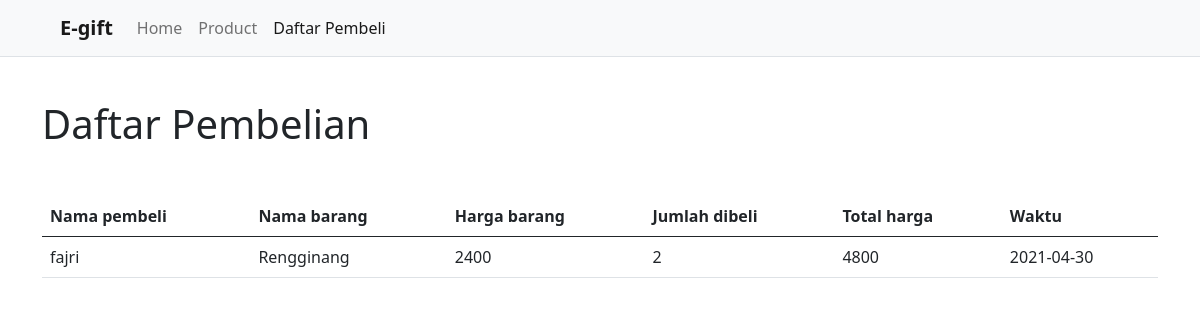
Screenshot of /daftar_pembeli.php with the database file from the repository.
### tables this page shows
CREATE TABLE `pembelian` (
  `id` int(11) NOT NULL,
  `nama_pembeli` varchar(100) NOT NULL,
  `alamat` text NOT NULL,
  `jumlah` int(11) NOT NULL,
  `id_barang` int(11) NOT NULL,
  `waktu` date NOT NULL
);

CREATE TABLE `data_barang` (
  `id` int(11) NOT NULL,
  `nama` varchar(100) NOT NULL,
  `harga` int(11) NOT NULL,
  `stok` int(11) NOT NULL,
  `gambar` text NOT NULL,
  `deskripsi` text NOT NULL
);

### daftar_pembeli.php (the view, shortened to what this page needs)
<?php
$servername = "localhost";
$username = "root";
$password = "";
$dbname = "e-gift";
$conn = mysqli_connect($servername, $username, $password, $dbname);
$sqlPembelian = "SELECT * FROM pembelian";
$resultPembelian = $conn->query($sqlPembelian);
?>
<!doctype html>
<html lang="en">
<head>
  <link href="bootstrap/css/bootstrap.min.css" rel="stylesheet">
</head>
<body>
<nav class="fixed-top navbar navbar-expand-lg navbar-light bg-light border-bottom">
    <div class="container-fluid">
      <a class="navbar-brand ms-5" href="/">
        <strong>E-gift</strong>
      </a>
      <div class="collapse navbar-collapse" id="navbarSupportedContent">
        <ul class="navbar-nav me-auto mb-2 mb-lg-0">
          <li class="nav-item">
            <a class="nav-link" aria-current="page" href="/">Home</a>
          </li>
          <li class="nav-item">
            <a class="nav-link " href="/add_product.php">Product</a>
          </li>
          <li class="nav-item">
            <a class="nav-link active" href="/daftar_pembeli.php">Daftar Pembeli</a>
          </li>
        </ul>
      </div>
    </div>
  </nav>
  <main>
    <div class="container" style="margin-top: 100px;">
        <h1 class="mb-5">Daftar Pembelian</h1>
        <table class="table table-hover">
            <thead>
            <tr>
                <th>Nama pembeli</th>
                <th>Nama barang</th>
                <th>Harga barang</th>
                <th>Jumlah dibeli</th>
                <th>Total harga</th>
                <th>Waktu</th>
            </tr>
            </thead>
            <tbody>
            <?php foreach($resultPembelian as $data){
                $resultBarang = mysqli_query($conn, "SELECT * FROM data_barang WHERE id=".$data["id_barang"]);
                foreach($resultBarang as $data2){
                $total = $data2["harga"]*$data["jumlah"];
                ?>
            <tr>
                <td><?php echo $data["nama_pembeli"];?></td>
                <td><?php echo $data2["nama"];?></td>
                <td><?php echo $data2["harga"];?></td>
                <td><?php echo $data["jumlah"];?></td>
                <td><?php echo $total;?></td>
                <td><?php echo $data["waktu"];?></td>
            </tr>
            <?php }}?>
            </tbody>
        </table>
    </div>
  </main>
</body>
</html>

### rows the page displays
pembelian: nama_pembeli "fajri", jumlah "2", waktu "2021-04-30"
data_barang: nama "Rengginang", harga "2400", harga.jumlah "4800"
